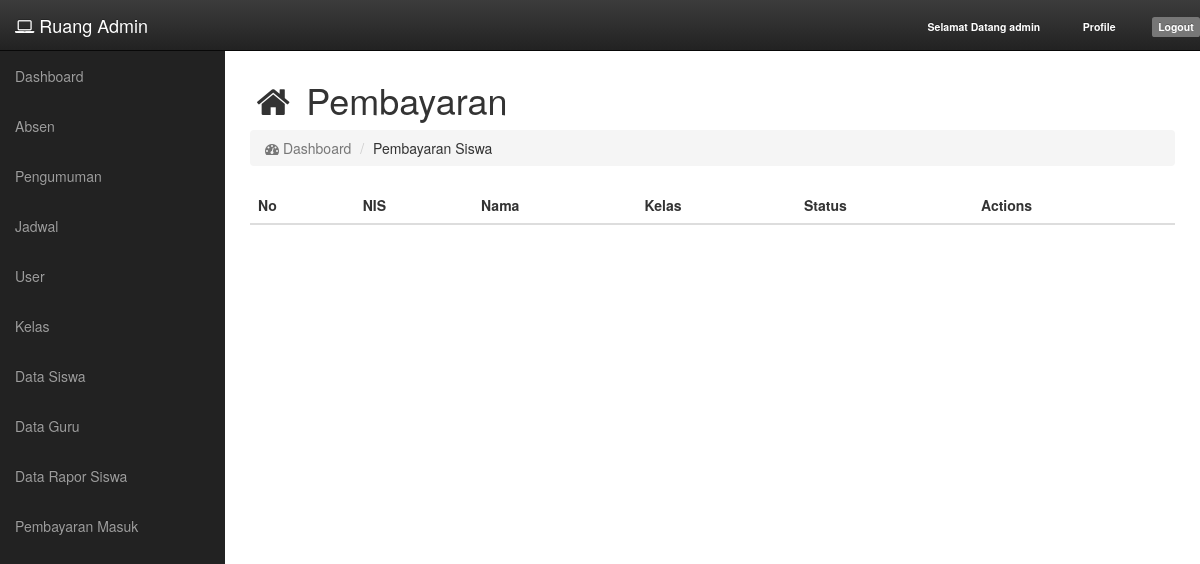
Before: /pembayaran (signed in) with the older database file.
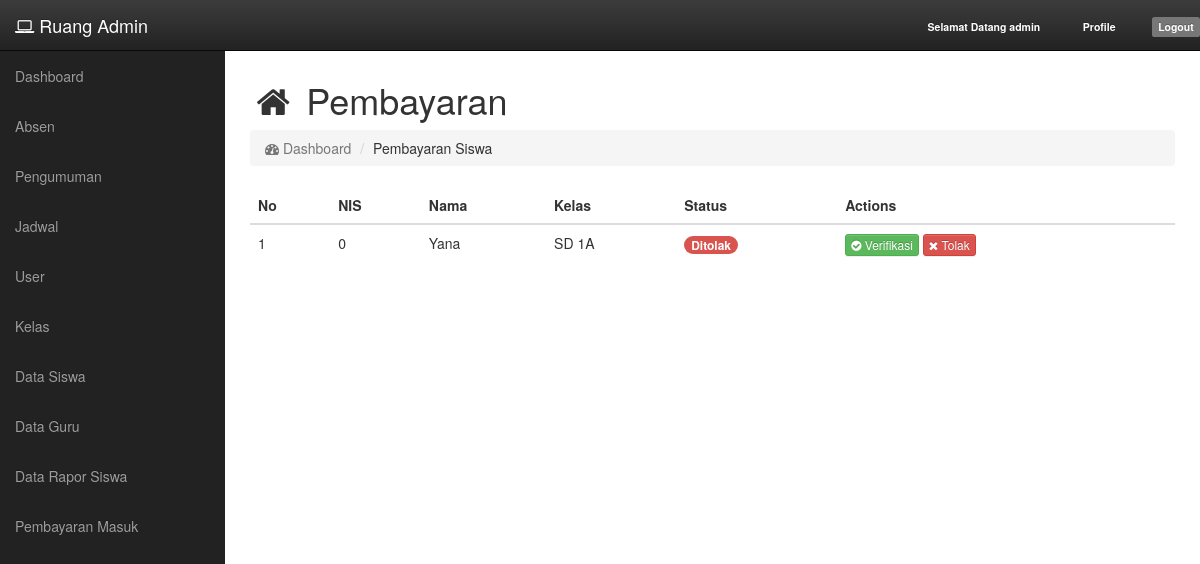
After: the same page with the newer database file.
### tables this page shows
CREATE TABLE `tb_pembayaran` (
  `pembayaran_id` int(11) NOT NULL,
  `pembayaran_jenis` int(11) DEFAULT NULL,
  `pembayaran_keterangan` varchar(255) DEFAULT NULL,
  `pembayaran_bukti` varchar(255) DEFAULT NULL,
  `pembayaran_status` int(11) DEFAULT NULL,
  `pembayaran_siswa` int(11) DEFAULT NULL
);

CREATE TABLE `tb_siswa` (
  `siswa_id` int(11) NOT NULL,
  `siswa_nis` varchar(255) DEFAULT NULL,
  `siswa_nama` varchar(255) DEFAULT NULL,
  `siswa_tmp_lahir` varchar(255) DEFAULT NULL,
  `siswa_tgl_lahir` date DEFAULT NULL,
  `siswa_jenis_kelamin` int(11) DEFAULT NULL,
  `siswa_agama` varchar(255) DEFAULT NULL,
  `siswa_anak_ke` int(11) DEFAULT NULL,
  `siswa_alamat` text,
  `siswa_nama_ayah` varchar(255) DEFAULT NULL,
  `siswa_nama_ibu` varchar(255) DEFAULT NULL,
  `siswa_alamat_ortu` text,
  `siswa_nohp_ortu` varchar(255) DEFAULT NULL,
  `siswa_pekerjaan_ayah` varchar(255) DEFAULT NULL,
  `siswa_pekerjaan_ibu` varchar(255) DEFAULT NULL,
  `siswa_nama_wali` varchar(255) DEFAULT NULL,
  `siswa_nohp_wali` varchar(255) DEFAULT NULL,
  `siswa_alamat_wali` text,
  `siswa_pekerjaan_wali` varchar(255) DEFAULT NULL,
  `siswa_jenjang` int(11) DEFAULT NULL,
  `siswa_kelas` int(11) DEFAULT NULL,
  `siswa_semester` varchar(255) DEFAULT NULL,
  `siswa_foto` varchar(255) DEFAULT NULL,
  `siswa_uid` int(11) DEFAULT NULL
);

CREATE TABLE `tb_jenjang` (
  `jenjang_id` int(11) NOT NULL,
  `jenjang_nama` varchar(255) DEFAULT NULL
);

CREATE TABLE `tb_kelas` (
  `kelas_id` int(11) NOT NULL,
  `kelas_jenjang` int(11) DEFAULT NULL,
  `kelas_tingkat` int(11) DEFAULT NULL,
  `kelas_jurusan` int(11) DEFAULT NULL,
  `kelas_nama` varchar(128) DEFAULT NULL
);

### app/core/Controller.php (called while the page is built, shortened)
<?php
class Controller {
	public function view($view, $data = []) {
		require_once 'app/views/' . $view . '.php';
	}
}

### app/core/App.php (called while the page is built, shortened)
<?php
class App {
  protected $method = 'index';
  protected $params = [];
  public function __construct() {
    $this->controller = new $this->controller;
    call_user_func_array([$this->controller, $this->method], $this->params);
  }
}

### index.php (called while the page is built, shortened)
<?php
$app = new App;

### app/helpers/eda_helper.php (called while the page is built, shortened)
<?php
if (!function_exists('base_url')) {
	function base_url($atRoot=FALSE, $atCore=FALSE, $parse=FALSE){
		if (isset($_SERVER['HTTP_HOST'])) {
			$http = isset($_SERVER['HTTPS']) && strtolower($_SERVER['HTTPS']) !== 'off' ? 'https' : 'http';
			$hostname = $_SERVER['HTTP_HOST'];
			$dir = str_replace(basename($_SERVER['SCRIPT_NAME']), '', $_SERVER['SCRIPT_NAME']);
			$core = preg_split('@/@', str_replace($_SERVER['DOCUMENT_ROOT'], '', realpath(dirname(__FILE__))), NULL, PREG_SPLIT_NO_EMPTY);
			$core = $core[0];
			$tmplt = $atRoot ? ($atCore ? "%s://%s/%s/" : "%s://%s/") : ($atCore ? "%s://%s/%s/" : "%s://%s%s");
			$end = $atRoot ? ($atCore ? $core : $hostname) : ($atCore ? $core : $dir);
			$base_url = sprintf( $tmplt, $http, $hostname, $end );
		}
		else $base_url = 'http://localhost/';
		return $base_url;
	}
}

### app/core/Model.php (called while the page is built, shortened)
<?php
class Model {
	private $host = DB_HOST;
	private $user = DB_USER;
	private $pass = DB_PASS;
	private $db_name = DB_NAME;
	private $dbh;
	private $stmt;
	public function __construct() {
		$dsn = 'mysql:host=' . $this->host . ';dbname=' . $this->db_name;
		$option = [
			PDO::ATTR_PERSISTENT => true,
			PDO::ATTR_ERRMODE => PDO::ERRMODE_EXCEPTION
		];
		try {
			$this->dbh = new PDO($dsn, $this->user, $this->pass, $option);
		} catch (PDOException $e) {
			die($e->getMessage());
		}
	}
	public function query($query) {
		$this->stmt = $this->dbh->prepare($query);
	}
	public function bind($param, $value, $type = NULL) {
		if (is_null($type)) {
			switch (true) {
				default:
					$type = PDO::PARAM_STR;
			}
		}
		$this->stmt->bindValue($param, $value, $type);
	}
	public function execute() {
		$this->stmt->execute();
	}
	public function result() {
		$this->execute();
		return $this->stmt->fetchAll(PDO::FETCH_ASSOC);
	}
}

### app/models/Pembayaran_model.php (called while the page is built, shortened)
<?php
class Pembayaran_model {
	private $table = 'tb_pembayaran';
	private $db;
	public function __construct() {
		$this->db = new Model;
	}
	public function get($by = NULL, $order = NULL, $single = FALSE) {
		$this->db->query(
			"SELECT * FROM "
			. $this->table .
			"
			INNER JOIN tb_siswa ON siswa_id = pembayaran_siswa
			INNER JOIN tb_user ON id = siswa_uid
			INNER JOIN tb_kelas ON kelas_id = siswa_kelas
			INNER JOIN tb_jenjang ON jenjang_id = kelas_jenjang
			"
			. (!is_null($by) ? " WHERE " . $by[0] . "=:" . $by[0] : "")
			. (!is_null($order) ? ' ORDER BY ' . $order : '')
		);
		if ($single) {
			$method = $this->db->row();
		} else {
			$method = $this->db->result();
		}
		return $this->db->result();
	}
}

### app/views/pembayaran/v_pembayaran.php (the view, shortened to what this page needs)
<link rel="stylesheet" href="<?php echo base_url(); ?>assets/plugins/datatables/css/dataTables.bootstrap4.min.css">
<link rel="stylesheet" href="<?php echo base_url(); ?>assets/plugins/datatables/css/buttons.dataTables.min.css">
<div id="page-wrapper">
	<div class="container-fluid">
		<div class="row">
			<div class="col-md-12">
				<h1><i class="fa fa-home fa-fw"></i> Pembayaran</h1>
				<ol class="breadcrumb">
          <li class="active">
              <i class="fa fa-dashboard"></i> Dashboard
          </li>
            <li>Pembayaran Siswa</li>
        </ol>
			</div>
		</div>
		<div class="row">
			<div class="col-md-12">
			</div>
			<div class="col-md-12">
				<div class="table-responsive">
					<table id="tblPembayaran" class="table table-borered table-hover">
						<thead>
							<tr>
								<th>No</th>
								<th>NIS</th>
								<th>Nama</th>
								<th>Kelas</th>
								<th>Status</th>
								<th style="max-width: 8vw;">Actions</th>
							</tr>
						</thead>
						<tbody>
							<?php foreach($data['pembayaran'] as $key => $pembayaran) : ?>
								<tr>
									<td><?php echo $key + 1; ?></td>
									<td><?php echo $pembayaran['siswa_nis']; ?></td>
									<td><?php echo $pembayaran['siswa_nama']; ?></td>
									<td>
										<?php echo $pembayaran['jenjang_nama'].' '.$pembayaran['kelas_nama']; ?>
									</td>
									<td>
										<?php echo ($pembayaran['pembayaran_status'] == 1 ? '<span class="badge bg-success">Diverifikasi</span>' : ($pembayaran['pembayaran_status'] == 2 ? '<span class="badge bg-danger">Ditolak</span>' : '<span class="badge bg-default">Menunggu</span>')) ?>
									</td>
									<td>
										<a href="<?php echo base_url(); ?>pembayaran/accept/<?php echo $pembayaran['pembayaran_id']; ?>" class="btn btn-success btn-xs"><i class="fa fa-check-circle"></i> Verifikasi</a>
										<a href="<?php echo base_url(); ?>pembayaran/reject/<?php echo $pembayaran['pembayaran_id']; ?>" class="btn btn-danger btn-xs"><i class="fa fa-times"></i> Tolak</a>
									</td>
								</tr>
							<?php endforeach ?>
						</tbody>
					</table>
				</div>
			</div>
		</div>
	</div>
</div>

Changed rows visible on the page:
added tb_pembayaran: pembayaran_siswa.siswa_nis "0", pembayaran_siswa.siswa_nama "Yana", tb_jenjang.jenjang_nama "SD", tb_kelas.kelas_nama "1A", pembayaran_status "Ditolak"
